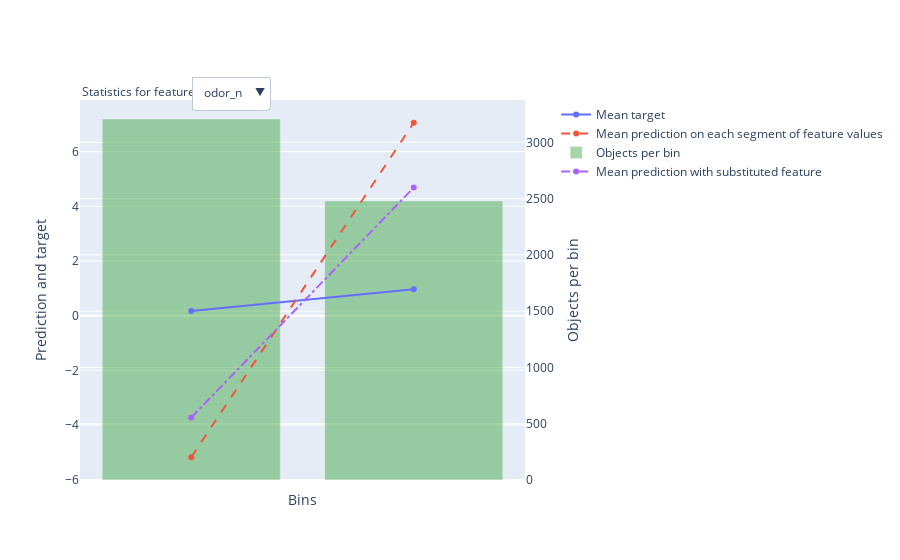

Here is the notebook cell this chart was saved with:
### Code cell
train_pool = Pool(X_train, y_train)
test_pool = Pool(X_test, y_test)

best_cat_boost.fit(train_pool, eval_set=test_pool)
res = best_cat_boost.calc_feature_statistics(train_pool, test_pool, feature=17, plot_file="best_cat_boost_odr_n.html")

### Figure 1 — Plotly figure (JSON) as saved in the notebook; plotly's stock layout.template omitted (floating-point values rounded to 4 significant figures)
{"data": [{"mode": "lines+markers", "name": "Mean target", "type": "scatter", "xaxis": "x", "y": [0.1727, 0.9645], "yaxis": "y"}, {"line": {"dash": "dash"}, "mode": "lines+markers", "name": "Mean prediction on each segment of feature values", "type": "scatter", "xaxis": "x", "y": [-5.179, 7.057], "yaxis": "y"}, {"marker": {"color": "rgba(30, 150, 30, 0.4)"}, "name": "Objects per bin", "type": "bar", "width": 0.8, "xaxis": "x", "y": [3207, 2479], "yaxis": "y2"}, {"line": {"dash": "dashdot"}, "mode": "lines+markers", "name": "Mean prediction with substituted feature", "type": "scatter", "xaxis": "x", "y": [-3.724, 4.686], "yaxis": "y"}], "layout": {"annotations": [{"align": "left", "showarrow": false, "text": "Statistics for feature", "x": 0, "xref": "paper", "y": 1.05, "yref": "paper"}], "legend": {"bgcolor": "rgba(0,0,0,0)", "x": 1.07}, "updatemenus": [{"buttons": [{"args": [{"y": [[0.1727, 0.9645], [-5.179, 7.057], [3207, 2479], [-3.724, 4.686]]}, {"xaxis": {"showticklabels": false, "tickmode": "array", "ticktext": ["(-inf, 0.5000]", "(0.5000, +inf)"], "tickvals": [0, 1], "title": {"text": "Bins"}}}], "label": "odor_n", "method": "update"}], "direction": "down", "pad": {"r": 10, "t": 10}, "showactive": true, "x": 0.25, "xanchor": "left", "y": 1.09, "yanchor": "top"}], "xaxis": {"showticklabels": false, "tickmode": "array", "ticktext": ["(-inf, 0.5000]", "(0.5000, +inf)"], "tickvals": [0, 1], "title": {"text": "Bins"}}, "yaxis": {"overlaying": "y2", "side": "left", "title": {"text": "Prediction and target"}}, "yaxis2": {"position": 1, "side": "right", "title": {"text": "Objects per bin"}}}}
